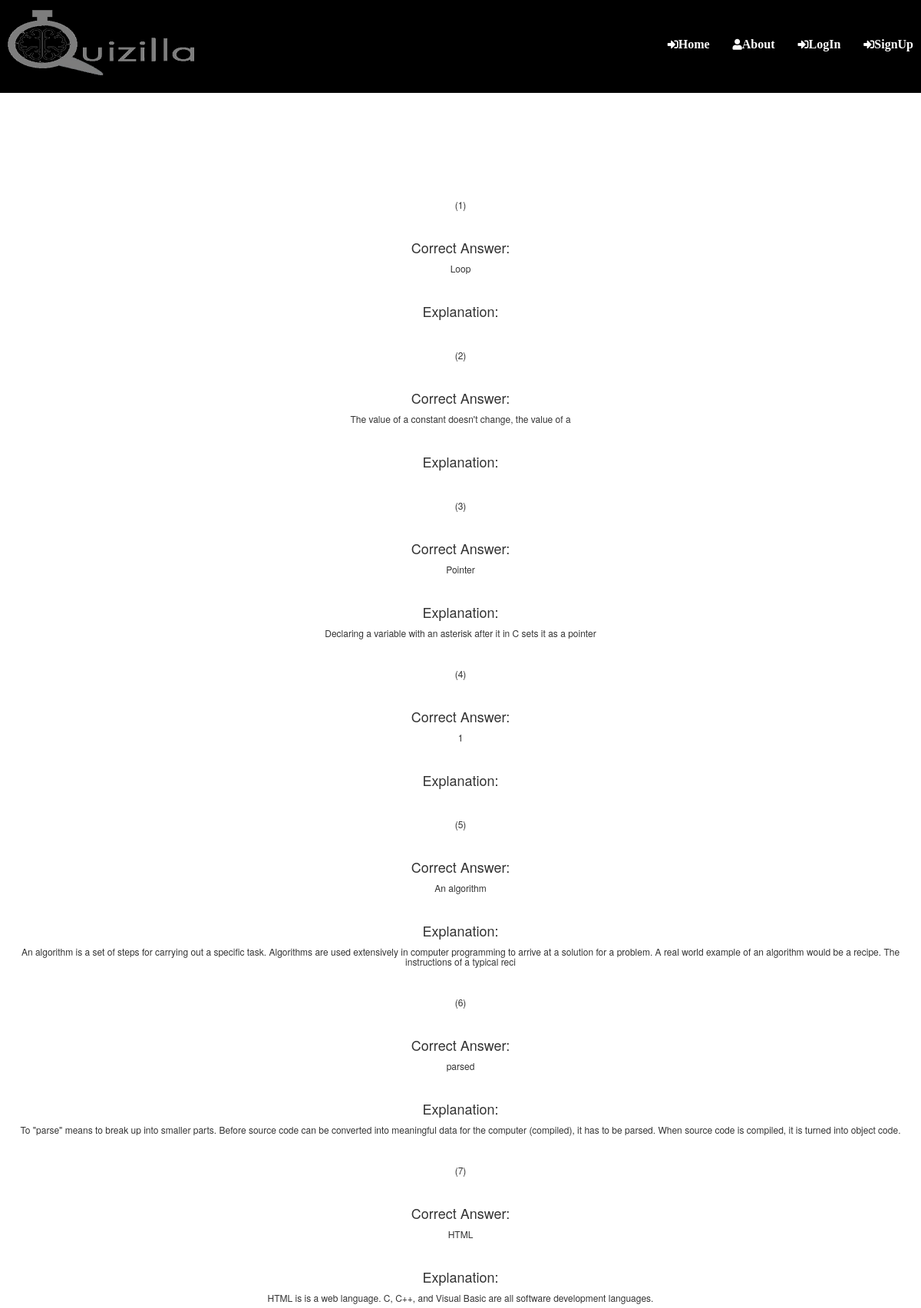
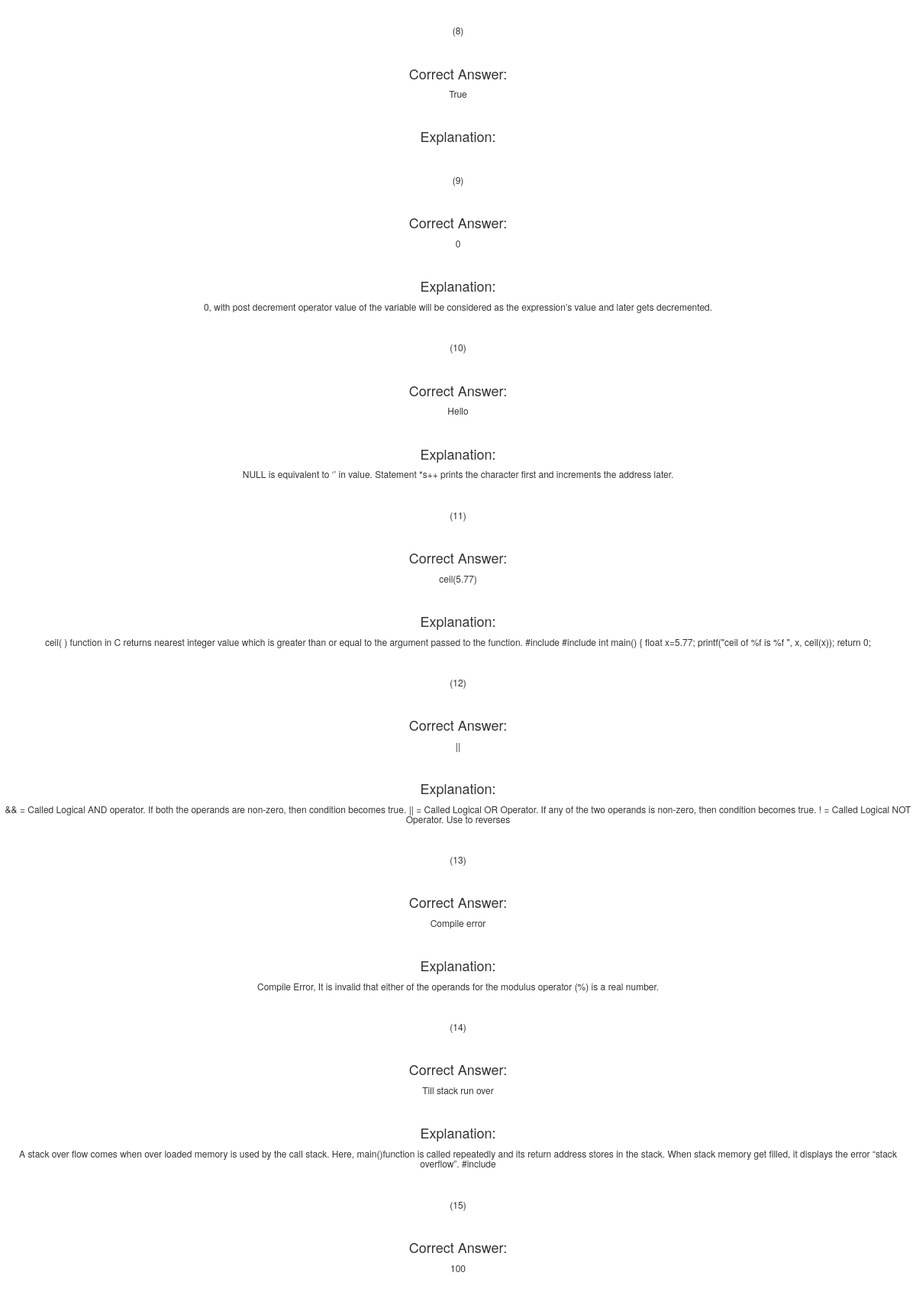
Page /explanaition.php?courseId=3 (upper part) on the committed database (2 pictures, top to bottom).
### tables this page shows
CREATE TABLE IF NOT EXISTS questions(
                                     quesId int(10) NOT NULL,
                                     question varchar(250) NOT NULL,
                                     opt1 varchar(55) NOT NULL,
                                     opt2 varchar(55) NOT NULL,
                                     opt3 varchar(55) NOT NULL,
                                     opt4 varchar(55) NOT NULL,
                                     correctAns varchar(55) NOT NULL,
                                     explaination varchar(250),
                                     courseId int(10) NOT NULL
);

### explanaition.php (the view, shortened to what this page needs)
<?php
require_once("header.php");
require "admin/db.php";
$courseId=$_GET['courseId'];
$courses="select * from courses where courseId='$courseId'";
$course_result = mysqli_query($conn, $courses);
$course_rows = mysqli_fetch_array($course_result);
?>
    <div class="row QuizRowEXP center">
        <div class="col-12 center QuizDivEXP text-center">
            <br><br>
            <h1 class="text-center text-white font-weight-bold text-uppercase" ><?php echo $course_rows['courseName']; ?></h1><br>
            <br><br>
            <?php
            $Questions = "select * from questions where courseId='$courseId'";
            $result = mysqli_query($conn, $Questions);
            $i = 1;
            while($rows = mysqli_fetch_array($result)) {
                ?><h6>(<?php echo $i; ?>)</h6><br>
                <h4>Correct Answer:</h4><h6><?php echo $rows['correctAns']; ?></h6><br>
                <h4>Explanation:</h4><h6><?php echo $rows['explaination']; ?></h6><br><?php
                $i++;
            }
            ?>
    </div>
    </div>

### css/main.css (style rules this page uses)
* { margin:0; padding:0; }

### rows in the picture
questions: correctAns "Loop"
questions: correctAns "The value of a constant doesn't change, the value of a"
questions: correctAns "Pointer", explaination "Declaring a variable with an asterisk after it in C sets it as a pointer"
questions: correctAns "1"
questions: correctAns "An algorithm", explaination "An algorithm is a set of steps for carrying out a specific task. Algorithms are used extensively in computer programming to arrive at a solution for a problem. A real world example of an algorithm would be a recipe. The instructions of a typical reci"
questions: correctAns "parsed", explaination "To \"parse\" means to break up into smaller parts. Before source code can be converted into meaningful data for the computer (compiled), it has to be parsed. When source code is compiled, it is turned into object code."
questions: correctAns "HTML", explaination "HTML is is a web language. C, C++, and Visual Basic are all software development languages."
questions: correctAns "True"
questions: correctAns "0", explaination "0, with post decrement operator value of the variable will be considered as the expression’s value and later gets decremented."
questions: correctAns "Hello", explaination "NULL is equivalent to ‘’ in value. Statement *s++ prints the character first and increments the address later."
questions: correctAns "ceil(5.77)", explaination "ceil( ) function in C returns nearest integer value which is greater than or equal to the argument passed to the function. #include #include int main() { float x=5.77; printf(\"ceil of %f is %f \", x, ceil(x)); return 0;"
questions: correctAns "||", explaination "&& = Called Logical AND operator. If both the operands are non-zero, then condition becomes true. || = Called Logical OR Operator. If any of the two operands is non-zero, then condition becomes true. ! = Called Logical NOT Operator. Use to reverses"
questions: correctAns "Compile error", explaination "Compile Error, It is invalid that either of the operands for the modulus operator (%) is a real number."
questions: correctAns "Till stack run over", explaination "A stack over flow comes when over loaded memory is used by the call stack. Here, main()function is called repeatedly and its return address stores in the stack. When stack memory get filled, it displays the error “stack overflow”. #include"
questions: correctAns "100"
